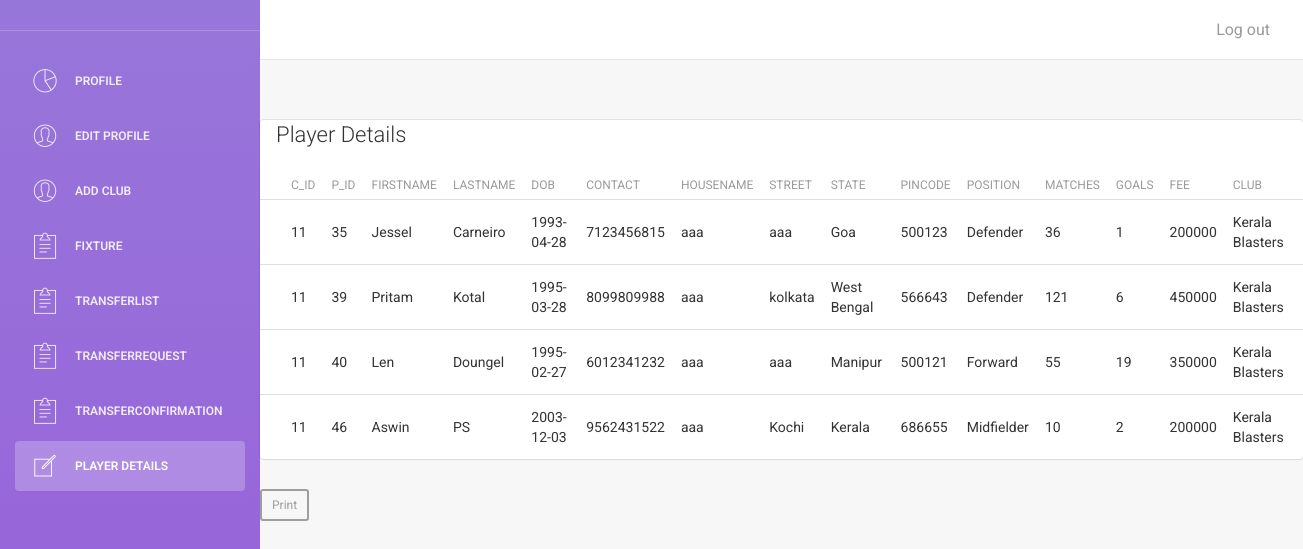
Page /admin/viewclubplayer.php (signed in) on the committed database.
### tables this page shows
CREATE TABLE IF NOT EXISTS `tbl_player` (
  `p_id` int(11) NOT NULL AUTO_INCREMENT,
  `c_id` int(11) NOT NULL,
  `email` text NOT NULL,
  `firstname` text NOT NULL,
  `lastname` text NOT NULL,
  `dob` date NOT NULL,
  `contact` bigint(20) NOT NULL,
  `housename` text NOT NULL,
  `street` text NOT NULL,
  `state` text NOT NULL,
  `pincode` int(11) NOT NULL,
  `position` text NOT NULL,
  `matches` int(15) NOT NULL,
  `goals` int(15) NOT NULL,
  `fee` int(15) NOT NULL,
  PRIMARY KEY (`p_id`),
  KEY `c_id` (`c_id`)
);

CREATE TABLE IF NOT EXISTS `tbl_club` (
  `c_id` int(11) NOT NULL AUTO_INCREMENT,
  `m_id` int(11) NOT NULL,
  `c_name` varchar(30) NOT NULL,
  `city` varchar(20) NOT NULL,
  PRIMARY KEY (`c_id`),
  UNIQUE KEY `m_id` (`m_id`)
);

### admin/viewclubplayer.php (the view, shortened to what this page needs)
<?php
include('connection.php');
$r=$_SESSION['m_id'];
if(!$con)
{
die("this is due to connection error".mysqli_connect_error($con));
}
else
{
      $selectquery = "select tbl_player.*,tbl_club.c_id,tbl_club.c_name,tbl_manager.m_id from tbl_player,tbl_club,tbl_manager where tbl_player.c_id=tbl_club.c_id and tbl_club.m_id=tbl_manager.m_id and tbl_manager.m_id=$r" ;
       $result=mysqli_query($con,$selectquery);
       if(!$result)
      {
            die("invalid query".mysqli_error($con));
      }
else
{
?>
<!doctype html>
<html lang="en">
<head>
    <link href="assets/css/bootstrap.min.css" rel="stylesheet" />
    <link href="assets/css/animate.min.css" rel="stylesheet"/>
    <link href="assets/css/light-bootstrap-dashboard.css?v=1.4.0" rel="stylesheet"/>
    <link href="assets/css/demo.css" rel="stylesheet" />
    <link href="http://maxcdn.bootstrapcdn.com/font-awesome/4.2.0/css/font-awesome.min.css" rel="stylesheet">
    <link href="assets/css/pe-icon-7-stroke.css" rel="stylesheet" />
</head>
<body>
<div class="wrapper">
    <div class="sidebar" data-color="purple" data-image="assets/img/sidebar-5.jpg">
      <div class="sidebar-wrapper">
            <div class="logo">
                <a href="http://www.creative-tim.com" class="simple-text">
                </a>
            </div>
            <ul class="nav">
                <li >
                    <a href="viewm.php">
                        <i class="pe-7s-graph"></i>
                        <p>Profile</p>
                    </a>
                </li>
                <li>
                    <a href="updatem.php">
                        <i class="pe-7s-user"></i>
                        <p>Edit Profile</p>
                    </a>
                </li>
                <li>
                    <a href="addclub.php">
                        <i class="pe-7s-user"></i>
                        <p>Add Club</p>
                    </a>
                </li>
                <li>
                    <a href="viewfixm.php">
                        <i class="pe-7s-note2"></i>
                        <p>Fixture</p>
                    </a>
                </li>
                <li>
                    <a href="transferlist.php">
                        <i class="pe-7s-note2"></i>
                        <p>Transferlist</p>
                    </a>
                </li>
                 <li>
                    <a href="reqmanager.php">
                        <i class="pe-7s-note2"></i>
                        <p>Transferrequest</p>
                    </a>
                </li><li>
                    <a href="acceptreq.php">
                        <i class="pe-7s-note2"></i>
                        <p>Transferconfirmation</p>
                    </a>
                </li>
                <li class="active">
                    <a href="viewclubplayer.php">
                        <i class="pe-7s-note"></i>
                        <p>Player Details</p>
                    </a>
                </li>
            </ul>
      </div>
    </div>
    <div class="main-panel">
        <nav class="navbar navbar-default navbar-fixed">
            <div class="container-fluid">
                <div class="collapse navbar-collapse">
                    <ul class="nav navbar-nav navbar-right">
                        <li>
                            <a href="login.php">
                                <p>Log out</p>
                            </a>
                        </li>
                    </ul>
                </div>
            </div>
        </nav>
<div class="content pb-0">
   <div class="orders">
      <div class="row">
        <div class="col-xl-12">
          <div class="card">
            <div id='printMe'>
            <div class="card-body">
               <h4 class="box-title">&nbsp&nbsp Player Details
               </h4>
            </div>
            <div class="card-body--">
               <div class="table-stats order-table ov-h">
                 <table class="table ">
                   <thead>
                     <tr>
                        <th class="serial"></th>
                        <th>C_id</th>
                        <th>P_id</th>
                        <th>Firstname</th>
                        <th>Lastname</th>
                        <th>DOB</th>
                        <th>Contact</th>
                        <th>Housename</th>
                        <th>Street</th>
                        <th>State</th>
                        <th>Pincode</th>
                        <th>Position</th>
                        <th>Matches</th>
                        <th>goals</th>
                        <th>fee</th>
                        <th>Club</th>
                     </tr>
                   </thead>
                   <tbody>
                     <tr>
                        <?php
                         if(mysqli_num_rows($result) > 0)
           {
    while($row=mysqli_fetch_array($result))
    {
     ?>
       <td class="serial"></td>
      <td><?php echo $row['c_id']." "; ?></td>
      <td><?php echo $row['p_id']." "; ?></td>
      <td><?php echo $row['firstname']." "; ?></td>
      <td><?php echo $row['lastname']." "; ?></td>
      <td><?php echo $row['dob']." "; ?></td>
      <td><?php echo $row['contact']." "; ?></td>
      <td><?php echo $row['housename']." "; ?></td>
      <td><?php echo $row['street']." "; ?></td>
      <td><?php echo $row['state']." "; ?></td>
      <td><?php echo $row['pincode']." "; ?></td>
      <td><?php echo $row['position']." "; ?></td>
      <td><?php echo $row['matches']." "; ?></td>
      <td><?php echo $row['goals']." "; ?></td>
      <td><?php echo $row['fee']." "; ?></td>
      <td><?php echo $row['c_name']." "; ?></td>
                    </tr>
  <?php
                    }
                    } else
            {
 ?>
                    <tr><td> NO  RECORD </td></tr>
 <?php
                     }
                     }
                         }
 ?>
                   </tbody>
                 </table>
               </div>
            </div>
          </div>
        </div><button class="btn btn-sm btn-secondary" onclick="printDiv('printMe')">Print </button>
      </div>
   </div>
</div>
</body>
</html>

### rows in the picture
tbl_player: c.c_id "11", p_id "35", firstname "Jessel", lastname "Carneiro", dob "1993-04-28", contact "7123456815", housename "aaa", street "aaa", state "Goa", pincode "500123", position "Defender", matches "36", goals "1", fee "200000", c.c_name "Kerala Blasters"
tbl_player: c.c_id "11", p_id "39", firstname "Pritam", lastname "Kotal", dob "1995-03-28", contact "8099809988", housename "aaa", street "kolkata", state "West Bengal", pincode "566643", position "Defender", matches "121", goals "6", fee "450000", c.c_name "Kerala Blasters"
tbl_player: c.c_id "11", p_id "40", firstname "Len", lastname "Doungel", dob "1995-02-27", contact "6012341232", housename "aaa", street "aaa", state "Manipur", pincode "500121", position "Forward", matches "55", goals "19", fee "350000", c.c_name "Kerala Blasters"
tbl_player: c.c_id "11", p_id "46", firstname "Aswin", lastname "PS", dob "2003-12-03", contact "9562431522", housename "aaa", street "Kochi", state "Kerala", pincode "686655", position "Midfielder", matches "10", goals "2", fee "200000", c.c_name "Kerala Blasters"
